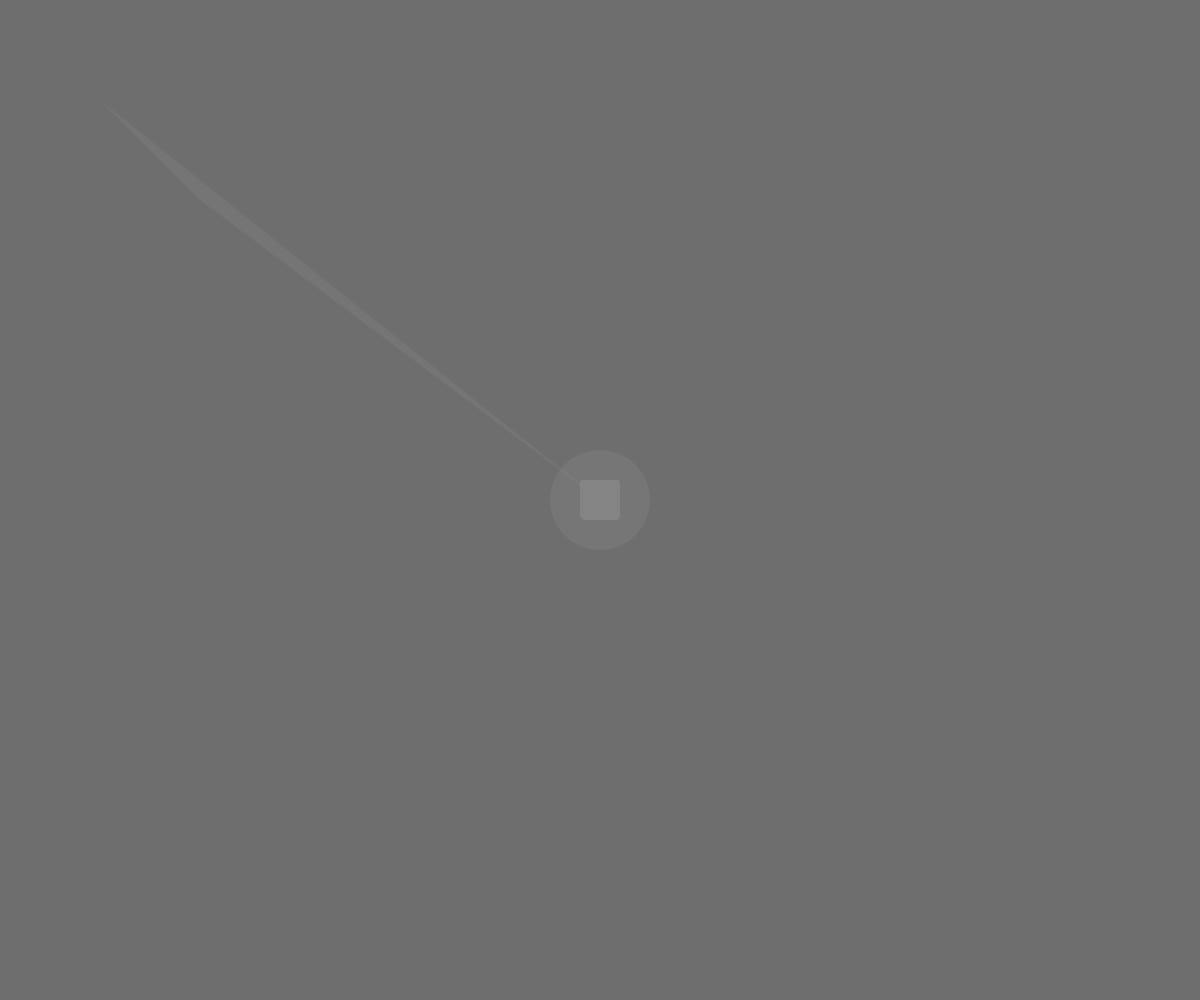
Frame 1 (no input)
Frame 60 (no input): identical to frame 1, image omitted
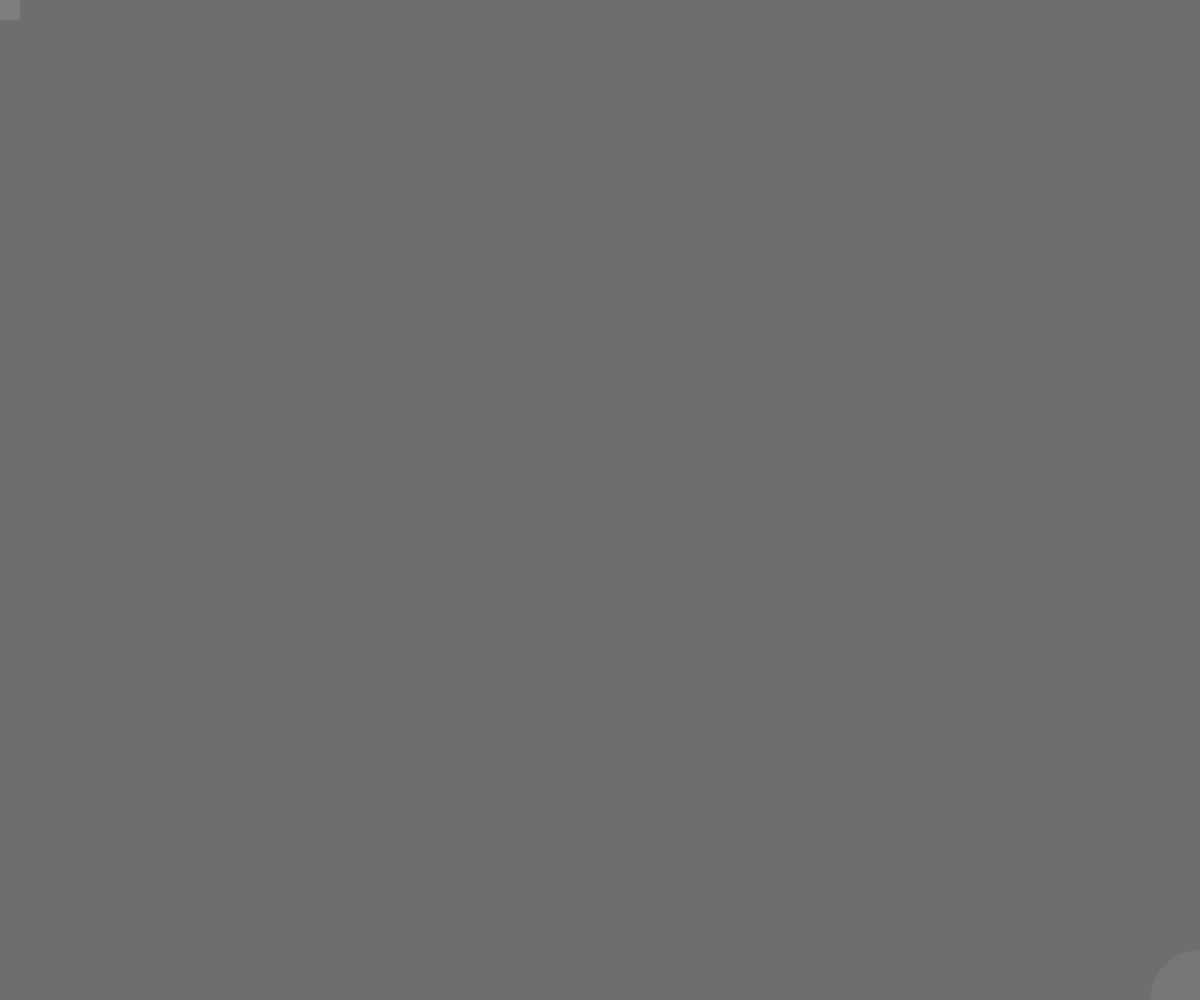
Frame 120 (the mouse pressed at the canvas centre since frame 60)

The p5.js sketch that drew these frames (run headless with seeded random() and noise() and a simulated clock; from frame 60 on, the mouse is pressed at the canvas centre):

// p5.js sketch
// ── sketch.js
function setup() {
  createCanvas(windowWidth, windowHeight);
}

function draw() {
	background(110);
	noStroke();
	fill(199, 23);
	ellipse(width/2 + mouseX, height/2 + mouseY, 100, 100);
	rectMode(RADIUS);
	fill(222, 33);
	rect(width/2 - mouseX, height/2 - mouseY, 20, 20, 2, 3, 4, 5);
	fill(255, 12);
	triangle(width/2 + mouseX, height/2 - mouseY, 200 + mouseX, 200 - mouseY, 100 + mouseX, 100 - mouseY);
	fill(12, 222);
	
}

function windowResized() {
	resizeCanvas(windowWidth, windowHeight);
}
